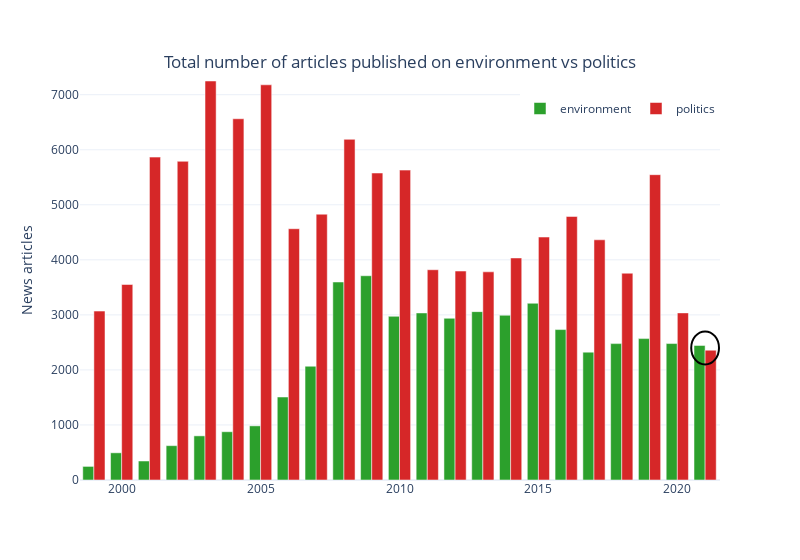

Notebook source saved alongside this figure:
### Markdown cell above
# story: environment

The Guardian has reported more news articles on its website about the environment than other topics like politics, music, etc.

- https://www.theguardian.com/environment/2021/oct/25/the-guardians-climate-pledge
- https://www.theguardian.com/environment/ng-interactive/2019/oct/16/the-guardians-climate-pledge-2019

### Code cell
# env vs politics

def legend_on_top(fig):
    return fig.update_layout(legend=dict(orientation="h", xanchor="right", yanchor="bottom"  , y=0.85, x=1), legend_title_text='')

def add_shape(fig, **kw):
    return fig.add_shape(xref="x", yref="y",line_color="Black", **kw)

# , 'sport', 'football', 'science' # 'music'
color1 = px.colors.qualitative.D3[3]
color2 = px.colors.qualitative.D3[2]
fig = px.bar(df, y=['environment',  'politics'],  barmode='group', color_discrete_sequence=[color2, color1], width=800, hover_name='variable', hover_data={'variable':False})

fig = legend_on_top(fig)


fig = add_shape(fig, type="circle", x0=2020.5, y0=2100, x1=2021.5, y1=2700)
    
title={
    'text': 'Total number of articles published on environment vs politics',
    'y':0.9,
     'x':0.5,
    # 'xanchor': 'center',
    # 'yanchor': 'top'
    }
fig.update_layout(title =  title,xaxis_title='', yaxis_title='News articles')


fig.show()

### Figure 1 — Plotly figure (JSON) as saved in the notebook; plotly's stock layout.template omitted (floating-point values rounded to 4 significant figures)
{"data": [{"alignmentgroup": "True", "customdata": [["environment"], ["environment"], ["environment"], ["environment"], ["environment"], ["environment"], ["environment"], ["environment"], ["environment"], ["environment"], ["environment"], ["environment"], ["environment"], ["environment"], ["environment"], ["environment"], ["environment"], ["environment"], ["environment"], ["environment"], ["environment"], ["environment"], ["environment"]], "hovertemplate": "<b>%{hovertext}</b><br><br>year=%{x}<br>value=%{y}<extra></extra>", "hovertext": ["environment", "environment", "environment", "environment", "environment", "environment", "environment", "environment", "environment", "environment", "environment", "environment", "environment", "environment", "environment", "environment", "environment", "environment", "environment", "environment", "environment", "environment", "environment"], "legendgroup": "environment", "marker": {"color": "#2CA02C"}, "name": "environment", "offsetgroup": "environment", "orientation": "v", "showlegend": true, "textposition": "auto", "type": "bar", "x": [1999, 2000, 2001, 2002, 2003, 2004, 2005, 2006, 2007, 2008, 2009, 2010, 2011, 2012, 2013, 2014, 2015, 2016, 2017, 2018, 2019, 2020, 2021], "xaxis": "x", "y": [247, 494, 345, 624, 802, 877, 984, 1508, 2067, 3597, 3711, 2974, 3035, 2938, 3059, 2993, 3211, 2733, 2323, 2478, 2569, 2479, 2445], "yaxis": "y"}, {"alignmentgroup": "True", "customdata": [["politics"], ["politics"], ["politics"], ["politics"], ["politics"], ["politics"], ["politics"], ["politics"], ["politics"], ["politics"], ["politics"], ["politics"], ["politics"], ["politics"], ["politics"], ["politics"], ["politics"], ["politics"], ["politics"], ["politics"], ["politics"], ["politics"], ["politics"]], "hovertemplate": "<b>%{hovertext}</b><br><br>year=%{x}<br>value=%{y}<extra></extra>", "hovertext": ["politics", "politics", "politics", "politics", "politics", "politics", "politics", "politics", "politics", "politics", "politics", "politics", "politics", "politics", "politics", "politics", "politics", "politics", "politics", "politics", "politics", "politics", "politics"], "legendgroup": "politics", "marker": {"color": "#D62728"}, "name": "politics", "offsetgroup": "politics", "orientation": "v", "showlegend": true, "textposition": "auto", "type": "bar", "x": [1999, 2000, 2001, 2002, 2003, 2004, 2005, 2006, 2007, 2008, 2009, 2010, 2011, 2012, 2013, 2014, 2015, 2016, 2017, 2018, 2019, 2020, 2021], "xaxis": "x", "y": [3069, 3552, 5866, 5790, 7249, 6563, 7180, 4565, 4829, 6189, 5577, 5630, 3820, 3796, 3782, 4034, 4414, 4788, 4364, 3757, 5547, 3036, 2358], "yaxis": "y"}], "layout": {"barmode": "group", "legend": {"orientation": "h", "title": {"text": ""}, "tracegroupgap": 0, "x": 1, "xanchor": "right", "y": 0.85, "yanchor": "bottom"}, "margin": {"t": 60}, "shapes": [{"line": {"color": "Black"}, "type": "circle", "x0": 2020.0, "x1": 2022.0, "xref": "x", "y0": 2100, "y1": 2700, "yref": "y"}], "title": {"text": "Total number of articles published on environment vs politics", "x": 0.5, "y": 0.9}, "width": 800, "xaxis": {"anchor": "y", "domain": [0, 1], "title": {"text": ""}}, "yaxis": {"anchor": "x", "domain": [0, 1], "title": {"text": "News articles"}}}}
